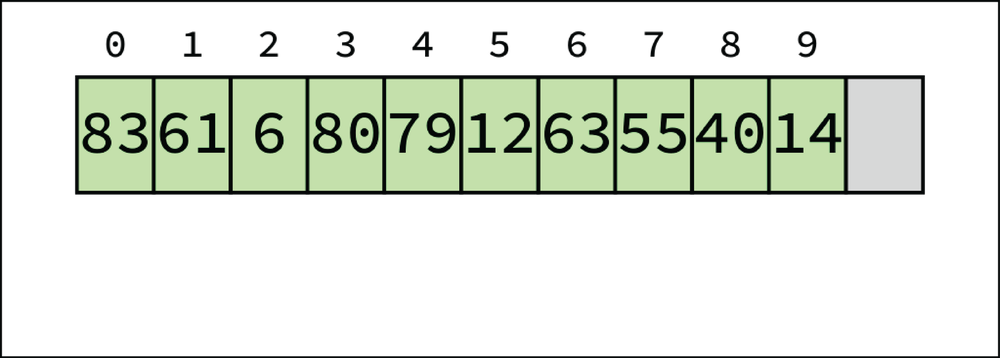
#> input picture 1.png, 1000 x 358 px, shrunk from 3867 x 1383 before the run
$ python gif.py
#> lines starting #> are read from the running program, lines starting #| are printed output that depends on the picture
import imageio
from PIL import Image


# filenames = ["2.png", "3.png", "4.png", "5.png", "6.png", "7.png", "8.png", "9.png", "10.png"]
# images = [Image.open(filename) for filename in filenames]
# imageio.mimsave('rotate.gif', images, fps=1, loop=0)

filenames = ["1.png", "12.png", "13.png", "14.png", "15.png", "16.png", "17.png", "18.png"]
images = [Image.open(filename) for filename in filenames]
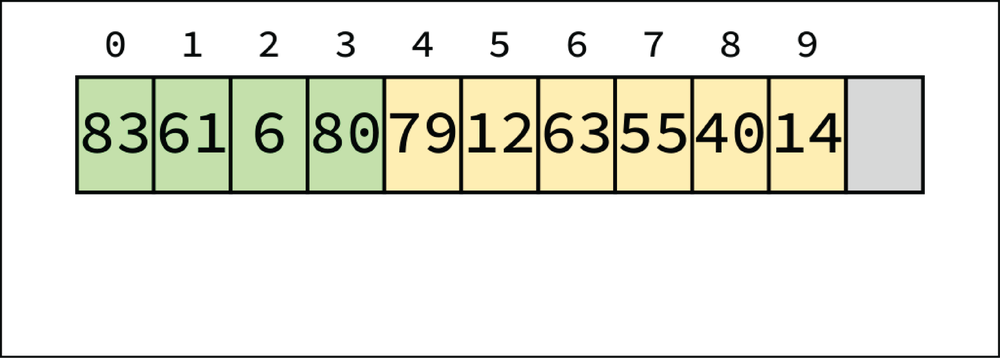
#> input picture 12.png, 1000 x 358 px, shrunk from 3867 x 1383 before the run
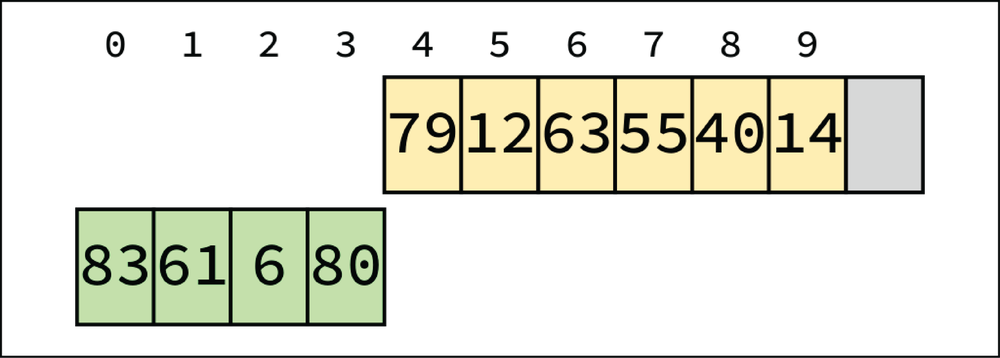
#> input picture 13.png, 1000 x 358 px, shrunk from 3867 x 1383 before the run
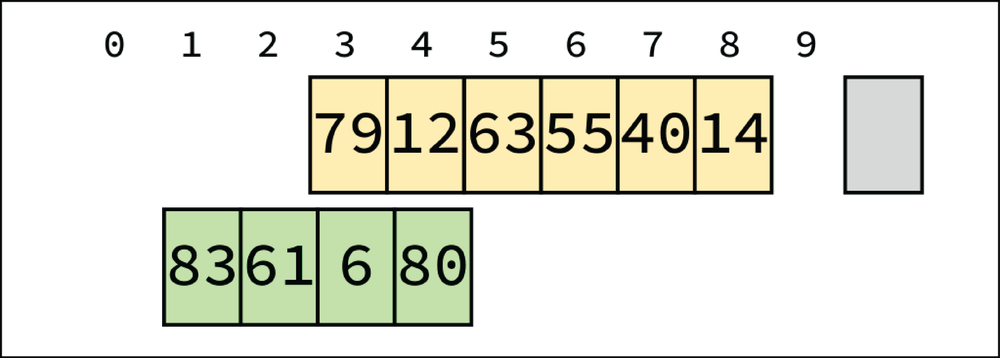
#> input picture 14.png, 1000 x 358 px, shrunk from 3867 x 1383 before the run
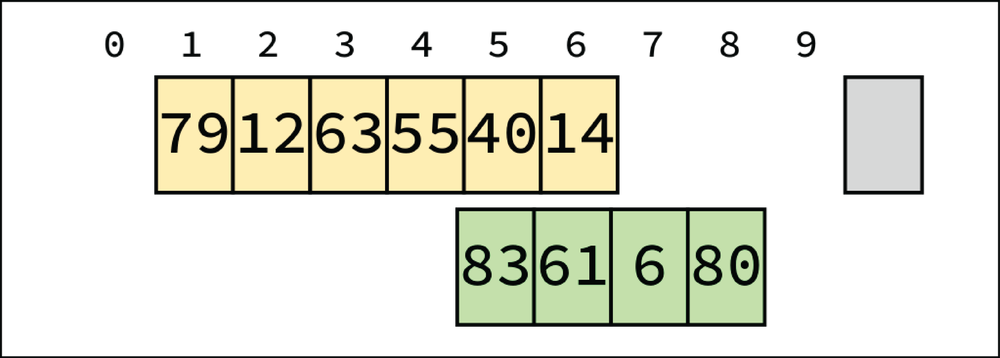
#> input picture 15.png, 1000 x 358 px, shrunk from 3867 x 1383 before the run
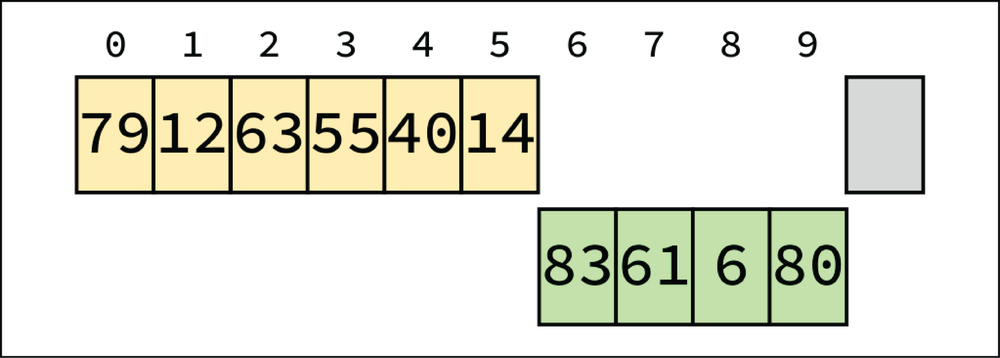
#> input picture 16.png, 1000 x 358 px, shrunk from 3867 x 1384 before the run
#> (the run stopped early here; a loop or call above may not have finished)
